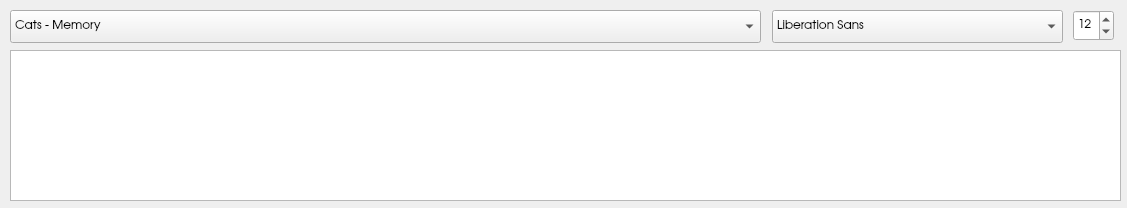
<?xml version="1.0" encoding="UTF-8"?>
<ui version="4.0">
 <class>Baza</class>
 <widget class="QDialog" name="Baza">
  <property name="windowModality">
   <enum>Qt::WindowModal</enum>
  </property>
  <property name="enabled">
   <bool>true</bool>
  </property>
  <property name="geometry">
   <rect>
    <x>0</x>
    <y>0</y>
    <width>1127</width>
    <height>208</height>
   </rect>
  </property>
  <property name="acceptDrops">
   <bool>false</bool>
  </property>
  <property name="windowTitle">
   <string>Baza nut</string>
  </property>
  <widget class="QComboBox" name="comboBox">
   <property name="geometry">
    <rect>
     <x>10</x>
     <y>10</y>
     <width>751</width>
     <height>33</height>
    </rect>
   </property>
   <property name="font">
    <font>
     <family>URW Gothic L</family>
    </font>
   </property>
   <item>
    <property name="text">
     <string>Cats - Memory</string>
    </property>
   </item>
   <item>
    <property name="text">
     <string>John Lenon - Imagine</string>
    </property>
   </item>
   <item>
    <property name="text">
     <string>Phantom of The Opera - Theme song</string>
    </property>
   </item>
   <item>
    <property name="text">
     <string>Cicha Noc</string>
    </property>
   </item>
  </widget>
  <widget class="QTextEdit" name="textEdit">
   <property name="geometry">
    <rect>
     <x>10</x>
     <y>50</y>
     <width>1111</width>
     <height>151</height>
    </rect>
   </property>
   <property name="font">
    <font>
     <family>URW Gothic L</family>
     <pointsize>11</pointsize>
    </font>
   </property>
  </widget>
  <widget class="QFontComboBox" name="fontComboBox">
   <property name="geometry">
    <rect>
     <x>772</x>
     <y>10</y>
     <width>291</width>
     <height>33</height>
    </rect>
   </property>
   <property name="font">
    <font>
     <family>URW Gothic L</family>
    </font>
   </property>
   <property name="editable">
    <bool>false</bool>
   </property>
   <property name="currentText">
    <string>URW Gothic L</string>
   </property>
  </widget>
  <widget class="QSpinBox" name="spinBox">
   <property name="geometry">
    <rect>
     <x>1073</x>
     <y>10</y>
     <width>41</width>
     <height>31</height>
    </rect>
   </property>
   <property name="font">
    <font>
     <family>URW Gothic L</family>
    </font>
   </property>
   <property name="minimum">
    <number>10</number>
   </property>
   <property name="maximum">
    <number>20</number>
   </property>
   <property name="value">
    <number>12</number>
   </property>
  </widget>
 </widget>
 <resources/>
 <connections/>
</ui>
